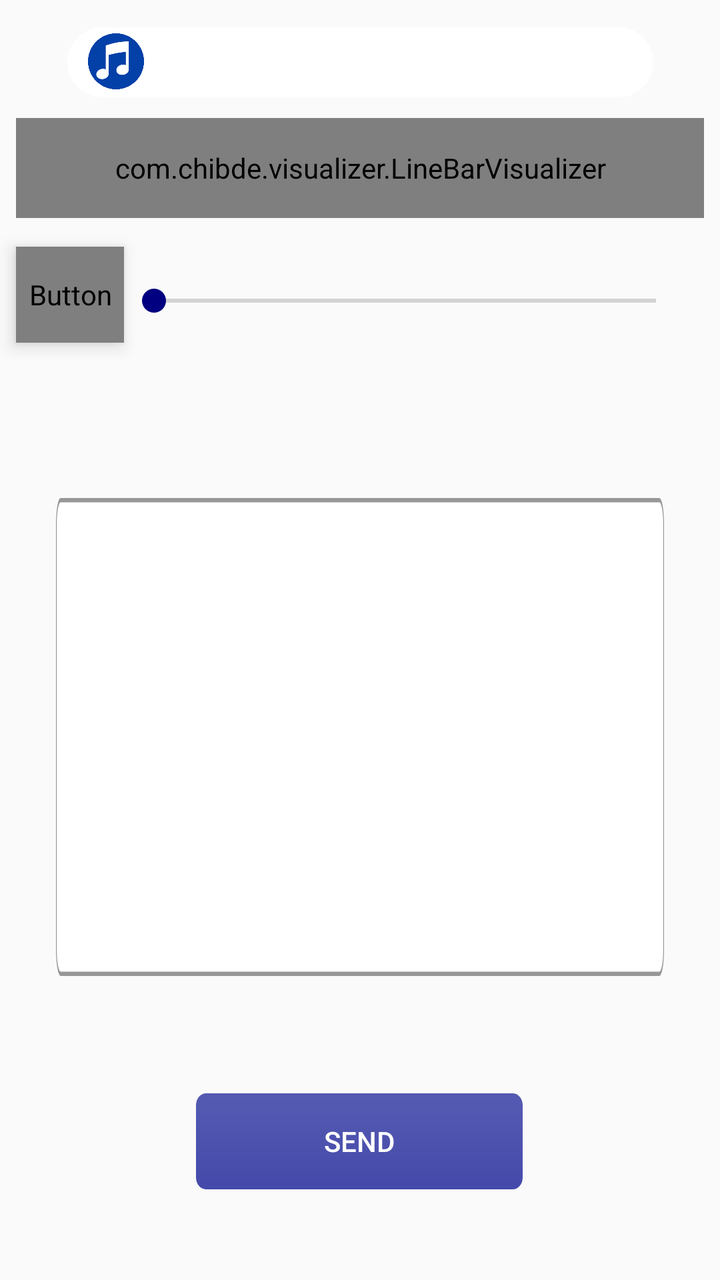
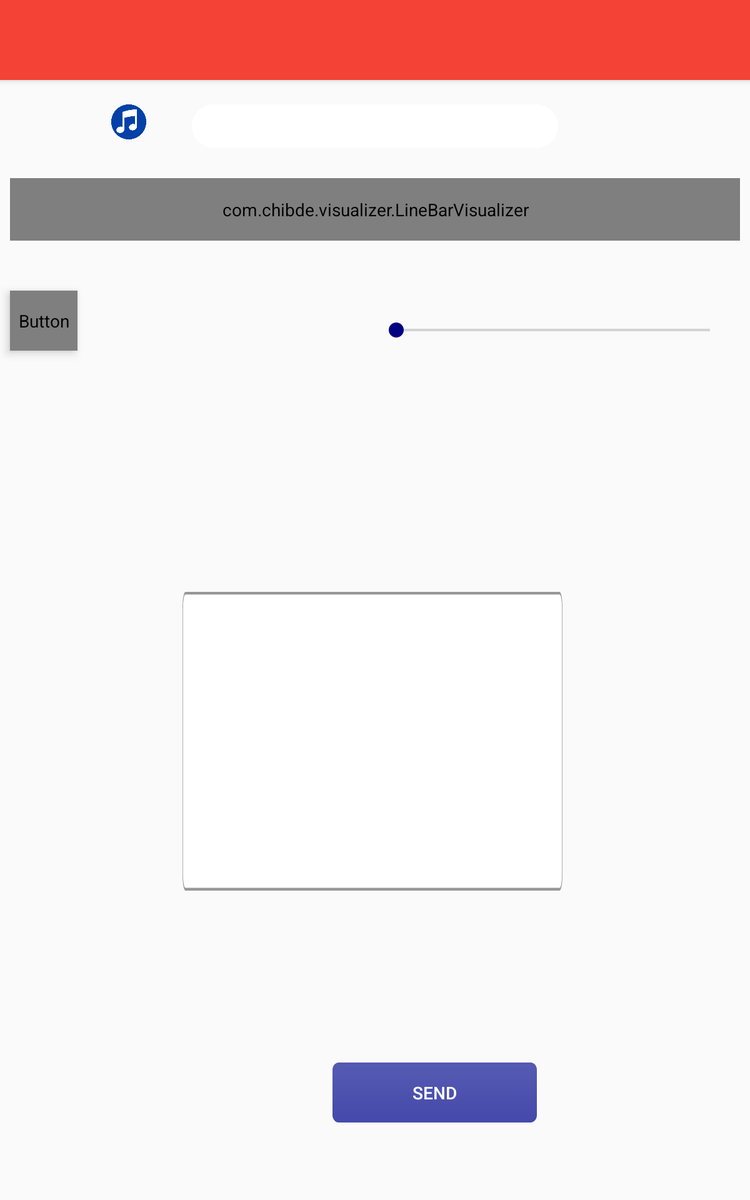

First picture: res/layout/ on a phone held upright. Second picture: the repository's own variant of that layout, on a device whose configuration matches the variant's folder. Source for both follows.
<!-- AndroidManifest.xml: application theme AppTheme -->
<!-- res/layout/app_bar_prononcer_navigation_drawer.xml -->
<?xml version="1.0" encoding="utf-8"?>
<android.support.design.widget.CoordinatorLayout
    xmlns:android="http://schemas.android.com/apk/res/android"
    xmlns:app="http://schemas.android.com/apk/res-auto"
    xmlns:tools="http://schemas.android.com/tools"
    android:layout_width="match_parent"
    android:layout_height="match_parent"
    tools:context=".PronouncerNavigationDrawerActivity">



    <include layout="@layout/content_pronouncer_navigation_drawer"/>

</android.support.design.widget.CoordinatorLayout>
<!-- res/layout/content_pronouncer_navigation_drawer.xml (included above) -->
<?xml version="1.0" encoding="utf-8"?>
<android.support.constraint.ConstraintLayout
    xmlns:android="http://schemas.android.com/apk/res/android"
    xmlns:app="http://schemas.android.com/apk/res-auto"
    xmlns:tools="http://schemas.android.com/tools"
    android:layout_width="match_parent"
    android:layout_height="match_parent"

    app:layout_behavior="@string/appbar_scrolling_view_behavior"
    tools:context=".PronouncerNavigationDrawerActivity"
    tools:showIn="@layout/app_bar_prononcer_navigation_drawer">

    <com.chibde.visualizer.LineBarVisualizer
        android:id="@+id/audio_indicator"
        android:layout_width="match_parent"
        android:layout_height="50dp"
        android:layout_alignParentTop="true"
        android:layout_marginStart="8dp"
        android:layout_marginTop="16dp"
        android:layout_marginEnd="8dp"
        android:layout_marginBottom="8dp"
        app:layout_constraintBottom_toBottomOf="parent"
        app:layout_constraintEnd_toEndOf="parent"
        app:layout_constraintHorizontal_bias="0.0"
        app:layout_constraintStart_toStartOf="parent"
        app:layout_constraintTop_toTopOf="parent"
        app:layout_constraintVertical_bias="0.076" />


    <SeekBar
        android:id="@+id/audio_seek_bar"
        android:layout_width="283dp"
        android:layout_height="25dp"
        android:layout_marginStart="8dp"
        android:layout_marginTop="25dp"
        android:layout_marginEnd="8dp"
        android:layout_marginBottom="8dp"
        android:backgroundTint="@color/com_facebook_button_background_color_selected"
        android:progressTint="#0000FF"
        android:thumbTint="#000080"
        app:layout_constraintBottom_toBottomOf="parent"
        app:layout_constraintEnd_toEndOf="@+id/audio_indicator"
        app:layout_constraintHorizontal_bias="1.0"
        app:layout_constraintStart_toStartOf="@+id/audio_indicator"
        app:layout_constraintTop_toTopOf="parent"
        app:layout_constraintVertical_bias="0.194" />

    <ProgressBar
        android:id="@+id/progressBar"
        style="?android:attr/progressBarStyle"
        android:layout_width="wrap_content"
        android:layout_height="wrap_content"
        android:visibility="invisible"
        android:indeterminateTint="#0000FF"
        app:layout_constraintBottom_toBottomOf="@+id/audio_indicator"
        app:layout_constraintEnd_toEndOf="parent"
        app:layout_constraintStart_toStartOf="parent"
        app:layout_constraintTop_toTopOf="@+id/audio_indicator"/>

    <EditText
        android:id="@+id/et_enter_text"
        android:layout_width="304dp"
        android:layout_height="239dp"
        android:layout_marginStart="24dp"
        android:layout_marginTop="8dp"
        android:layout_marginEnd="24dp"
        android:layout_marginBottom="8dp"
        android:background="@drawable/rectangle_2"
        android:elevation="@dimen/elevation_size"
        android:ems="10"
        android:gravity="top"
        android:inputType="textLongMessage"
        android:paddingStart="16dp"
        android:paddingTop="8dp"
        android:paddingEnd="16dp"
        android:paddingBottom="8dp"
        app:layout_constraintBottom_toBottomOf="parent"
        app:layout_constraintEnd_toEndOf="parent"
        app:layout_constraintHorizontal_bias="0.491"
        app:layout_constraintStart_toStartOf="parent"
        app:layout_constraintTop_toTopOf="parent"
        app:layout_constraintVertical_bias="0.626" />

    <Button
        android:id="@+id/player"
        android:layout_width="54dp"
        android:layout_height="48dp"
        android:layout_marginStart="8dp"
        android:layout_marginTop="25dp"
        android:layout_marginEnd="8dp"
        android:layout_marginBottom="8dp"
        android:background="@drawable/play1"

        android:elevation="@dimen/elevation_size"
        android:textColor="@color/colorButtonText"
        app:layout_constraintBottom_toBottomOf="parent"
        app:layout_constraintEnd_toEndOf="parent"
        app:layout_constraintHorizontal_bias="0.0"
        app:layout_constraintStart_toStartOf="parent"
        app:layout_constraintTop_toTopOf="parent"
        app:layout_constraintVertical_bias="0.176" />

    <Button
        android:id="@+id/send"
        android:layout_width="wrap_content"
        android:layout_height="wrap_content"
        android:layout_marginStart="8dp"
        android:layout_marginTop="8dp"
        android:layout_marginEnd="60dp"
        android:layout_marginBottom="8dp"
        android:background="@drawable/rectangle_4"
        android:elevation="@dimen/elevation_size"
        android:text="@string/send"
        android:textColor="#fff"
        app:layout_constraintBottom_toBottomOf="parent"
        app:layout_constraintEnd_toEndOf="parent"
        app:layout_constraintHorizontal_bias="0.7"
        app:layout_constraintStart_toStartOf="parent"
        app:layout_constraintTop_toTopOf="parent"
        app:layout_constraintVertical_bias="0.935" />

   

    <TextView
        android:id="@+id/textView2"
        android:layout_width="293dp"
        android:layout_height="35dp"
        android:layout_marginStart="32dp"
        android:layout_marginEnd="32dp"
        android:layout_marginBottom="8dp"
        android:background="@drawable/white_rounded_background"
        android:text=""
        android:gravity="center_horizontal|center_vertical"
        android:lineSpacingExtra="9sp"
        android:textColor="#0000FF"
        android:textSize="20sp"
        app:layout_constraintBottom_toBottomOf="parent"
        app:layout_constraintEnd_toEndOf="parent"
        app:layout_constraintStart_toStartOf="parent"
        app:layout_constraintTop_toTopOf="parent"
        app:layout_constraintVertical_bias="0.023" />

    <ImageView
        android:id="@+id/imageView7"
        android:layout_width="28dp"
        android:layout_height="32dp"
        android:layout_marginStart="8dp"
        android:layout_marginTop="8dp"
        android:layout_marginEnd="132dp"
        android:layout_marginBottom="8dp"
        app:layout_constraintBottom_toBottomOf="parent"
        app:layout_constraintEnd_toEndOf="parent"
        app:layout_constraintHorizontal_bias="0.188"
        app:layout_constraintStart_toStartOf="parent"
        app:layout_constraintTop_toTopOf="parent"
        app:layout_constraintVertical_bias="0.011"
        app:srcCompat="@drawable/music1" />

    


</android.support.constraint.ConstraintLayout>
<!-- resources referenced by this layout -->
<resources>
  <dimen name="elevation_size">5dp</dimen>
  <!-- drawable music1: png bitmap (drawable, 22962 bytes) -->
  <!-- drawable play1: png bitmap (drawable, 52310 bytes) -->
  <!-- drawable rectangle_2 (drawable) -->
  <vector
      xmlns:android="http://schemas.android.com/apk/res/android"
      xmlns:aapt="http://schemas.android.com/aapt"
      android:width="258.33dp"
      android:height="36.67dp"
      android:viewportWidth="258.33"
      android:viewportHeight="36.67"
      >
  
      <group>
  
          <clip-path
              android:pathData="M2 0H256.333C257.438 0 258.333 0.895431 258.333 2V34.6667C258.333 35.7712 257.438 36.6667 256.333 36.6667H2C0.895431 36.6667 0 35.7712 0 34.6667V2C0 0.895431 0.895431 0 2 0Z"
              />
  
          <path
              android:pathData="M0 0V36.6667H258.333V0"
              android:fillColor="#FFFFFF"
              />
  
          <path
              android:pathData="M2 0H256.333C257.438 0 258.333 0.895431 258.333 2V34.6667C258.333 35.7712 257.438 36.6667 256.333 36.6667H2C0.895431 36.6667 0 35.7712 0 34.6667V2C0 0.895431 0.895431 0 2 0Z"
              android:strokeWidth="0.67"
              android:strokeColor="#979797"
              />
  
      </group>
  
  </vector>
  <!-- drawable rectangle_4 (drawable) -->
  <vector
      xmlns:android="http://schemas.android.com/apk/res/android"
      xmlns:aapt="http://schemas.android.com/aapt"
      android:width="163.33dp"
      android:height="40.67dp"
      android:viewportWidth="163.33"
      android:viewportHeight="40.67"
      >
  
      <group>
  
          <clip-path
              android:pathData="M5 0H158.333C161.095 0 163.333 2.23858 163.333 5V35.6667C163.333 38.4281 161.095 40.6667 158.333 40.6667H5C2.23858 40.6667 0 38.4281 0 35.6667V5C0 2.23858 2.23858 0 5 0Z"
              />
  
          <group
              android:translateX="2.45"
              android:translateY="-1.865"
              android:pivotX="81.667"
              android:pivotY="20.333"
              android:scaleX="7.803"
              android:scaleY="7.803"
              android:rotation="90"
              >
  
              <path
                  android:pathData="M0 0V40.6667H163.333V0"
                  >
  
                  <aapt:attr name="android:fillColor">
  
                      <gradient
                          android:type="linear"
                          android:startX="40.833"
                          android:startY="20.333"
                          android:endX="122.5"
                          android:endY="20.333"
                          >
  
                          <item
                              android:color="#6B00078C"
                              android:offset="0.245"
                              />
  
                          <item
                              android:color="#00078C"
                              android:offset="0.791"
                              />
  
                          <item
                              android:color="#00078C"
                              android:offset="1"
                              />
  
                      </gradient>
  
                  </aapt:attr>
  
              </path>
  
          </group>
  
      </group>
  
  </vector>
  <!-- drawable white_rounded_background (drawable) -->
  <?xml version="1.0" encoding="utf-8"?>
  <shape xmlns:android="http://schemas.android.com/apk/res/android"
         android:shape="rectangle">
      <solid android:color="#ffffff"/>
      <corners
          android:radius="250dp"/>
  </shape>
  <string name="send">Send</string>
  <style name="AppTheme" parent="Theme.AppCompat.Light.DarkActionBar">
          
          <item name="colorPrimary">@color/colorPrimary</item>
          <item name="colorPrimaryDark">@color/colorPrimaryDark</item>
          <item name="colorAccent">@color/colorAccent</item>
      </style>
  <color name="colorPrimary">#f44336</color>
  <color name="colorPrimaryDark">#ba000d</color>
  <color name="colorAccent">#f44336</color>
</resources>
<!-- res/layout-sw600dp/app_bar_prononcer_navigation_drawer.xml (the repository's variant of the layout above) -->
<!-- drawn on a 7-inch tablet held upright -->
<?xml version="1.0" encoding="utf-8"?>
<android.support.design.widget.CoordinatorLayout
    xmlns:android="http://schemas.android.com/apk/res/android"
    xmlns:app="http://schemas.android.com/apk/res-auto"
    xmlns:tools="http://schemas.android.com/tools"
    android:layout_width="match_parent"
    android:layout_height="match_parent"
    tools:context=".PronouncerNavigationDrawerActivity">

    <android.support.design.widget.AppBarLayout
        android:layout_width="match_parent"
        android:layout_height="wrap_content"
        android:theme="@style/AppTheme.AppBarOverlay">

        <android.support.v7.widget.Toolbar
            android:id="@+id/toolbar"
            android:layout_width="match_parent"
            android:layout_height="?android:attr/actionBarSize"
            android:background="?android:attr/colorPrimary"
            tools:targetApi="kitkat"
            app:popupTheme="@style/AppTheme.PopupOverlay"/>

    </android.support.design.widget.AppBarLayout>

    <include layout="@layout/content_pronouncer_navigation_drawer"/>

</android.support.design.widget.CoordinatorLayout>
<!-- res/layout/app_bar_prononcer_navigation_drawer.xml (included above) -->
<?xml version="1.0" encoding="utf-8"?>
<android.support.design.widget.CoordinatorLayout
    xmlns:android="http://schemas.android.com/apk/res/android"
    xmlns:app="http://schemas.android.com/apk/res-auto"
    xmlns:tools="http://schemas.android.com/tools"
    android:layout_width="match_parent"
    android:layout_height="match_parent"
    tools:context=".PronouncerNavigationDrawerActivity">



    <include layout="@layout/content_pronouncer_navigation_drawer"/>

</android.support.design.widget.CoordinatorLayout>
<!-- resources referenced by the variant -->
<!-- as a 7-inch tablet held upright resolves them -->
<resources>
  <dimen name="elevation_size">5dp</dimen>
  <!-- drawable music1: png bitmap (drawable, 22962 bytes) -->
  <!-- drawable play1: png bitmap (drawable, 52310 bytes) -->
  <!-- drawable rectangle_2 (drawable) -->
  <vector
      xmlns:android="http://schemas.android.com/apk/res/android"
      xmlns:aapt="http://schemas.android.com/aapt"
      android:width="258.33dp"
      android:height="36.67dp"
      android:viewportWidth="258.33"
      android:viewportHeight="36.67"
      >
  
      <group>
  
          <clip-path
              android:pathData="M2 0H256.333C257.438 0 258.333 0.895431 258.333 2V34.6667C258.333 35.7712 257.438 36.6667 256.333 36.6667H2C0.895431 36.6667 0 35.7712 0 34.6667V2C0 0.895431 0.895431 0 2 0Z"
              />
  
          <path
              android:pathData="M0 0V36.6667H258.333V0"
              android:fillColor="#FFFFFF"
              />
  
          <path
              android:pathData="M2 0H256.333C257.438 0 258.333 0.895431 258.333 2V34.6667C258.333 35.7712 257.438 36.6667 256.333 36.6667H2C0.895431 36.6667 0 35.7712 0 34.6667V2C0 0.895431 0.895431 0 2 0Z"
              android:strokeWidth="0.67"
              android:strokeColor="#979797"
              />
  
      </group>
  
  </vector>
  <!-- drawable rectangle_4 (drawable) -->
  <vector
      xmlns:android="http://schemas.android.com/apk/res/android"
      xmlns:aapt="http://schemas.android.com/aapt"
      android:width="163.33dp"
      android:height="40.67dp"
      android:viewportWidth="163.33"
      android:viewportHeight="40.67"
      >
  
      <group>
  
          <clip-path
              android:pathData="M5 0H158.333C161.095 0 163.333 2.23858 163.333 5V35.6667C163.333 38.4281 161.095 40.6667 158.333 40.6667H5C2.23858 40.6667 0 38.4281 0 35.6667V5C0 2.23858 2.23858 0 5 0Z"
              />
  
          <group
              android:translateX="2.45"
              android:translateY="-1.865"
              android:pivotX="81.667"
              android:pivotY="20.333"
              android:scaleX="7.803"
              android:scaleY="7.803"
              android:rotation="90"
              >
  
              <path
                  android:pathData="M0 0V40.6667H163.333V0"
                  >
  
                  <aapt:attr name="android:fillColor">
  
                      <gradient
                          android:type="linear"
                          android:startX="40.833"
                          android:startY="20.333"
                          android:endX="122.5"
                          android:endY="20.333"
                          >
  
                          <item
                              android:color="#6B00078C"
                              android:offset="0.245"
                              />
  
                          <item
                              android:color="#00078C"
                              android:offset="0.791"
                              />
  
                          <item
                              android:color="#00078C"
                              android:offset="1"
                              />
  
                      </gradient>
  
                  </aapt:attr>
  
              </path>
  
          </group>
  
      </group>
  
  </vector>
  <!-- drawable white_rounded_background (drawable) -->
  <?xml version="1.0" encoding="utf-8"?>
  <shape xmlns:android="http://schemas.android.com/apk/res/android"
         android:shape="rectangle">
      <solid android:color="#ffffff"/>
      <corners
          android:radius="250dp"/>
  </shape>
  <string name="send">Send</string>
  <style name="AppTheme.AppBarOverlay" parent="ThemeOverlay.AppCompat.Dark.ActionBar" />
  <style name="AppTheme.PopupOverlay" parent="ThemeOverlay.AppCompat.Light" />
  <style name="AppTheme" parent="Theme.AppCompat.Light.DarkActionBar">
          
          <item name="colorPrimary">@color/colorPrimary</item>
          <item name="colorPrimaryDark">@color/colorPrimaryDark</item>
          <item name="colorAccent">@color/colorAccent</item>
      </style>
  <color name="colorPrimary">#f44336</color>
  <color name="colorPrimaryDark">#ba000d</color>
  <color name="colorAccent">#f44336</color>
</resources>
